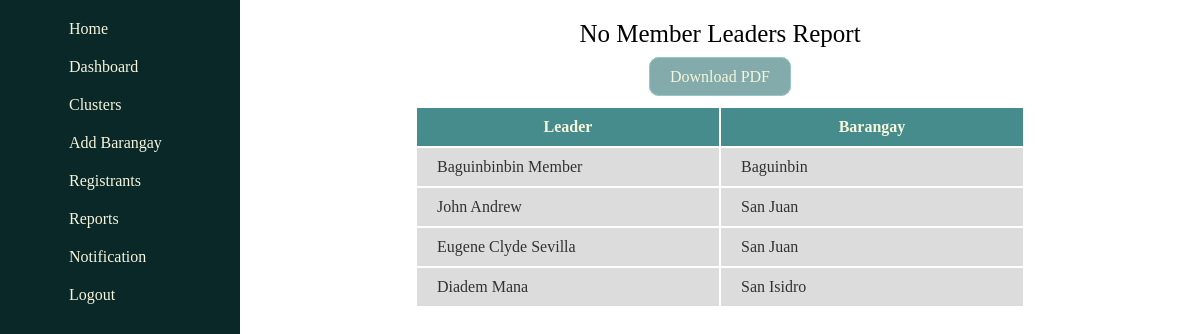
/report/leaders/member/None/ (signed in), run on the app's committed database.
### management/models.py (models this page shows, shortened)
class Cluster(models.Model):
    leader = models.ForeignKey(Leader, related_name='cluster_leader', on_delete=models.CASCADE)
    members = models.ManyToManyField(Member, related_name='cluster_member')

class Leader(models.Model):
    user = models.ForeignKey(User, related_name='leader_user', on_delete=models.CASCADE) # Added for version 2, 2/9/2024
    name = models.CharField(max_length=255)
    gender = models.ForeignKey(Gender, related_name='leader_gender', on_delete=models.CASCADE)
    age = models.IntegerField()
    brgy = models.ForeignKey(Barangay, related_name='leader_brgy', on_delete=models.CASCADE)
    sitio = models.ForeignKey(Sitio, related_name='leader_sitio', on_delete=models.CASCADE, null=True, blank=True)
    date_registered = models.DateTimeField(auto_now_add=True)
    image = models.ImageField(null=True, blank=True, upload_to="images/")
    def __str__(self):
        return self.name

class Barangay(models.Model):
    brgy_name = models.CharField(max_length=255)
    brgy_voter_population = models.IntegerField(blank=True, null=True)
    lat = models.FloatField(blank=True, null=True)
    long = models.FloatField(blank=True, null=True)
    def __str__(self):
        return self.brgy_name
    class Meta:
        ordering = ['brgy_name']

### management/decorators.py (the view)
        def wrapper_func(request, *args, **kwargs):
            groups = request.user.groups.all().values_list('name', flat=True)
            if any(group in allowed_roles for group in groups) or 'Admin' in groups:
                return view_func(request, *args, **kwargs)
            else:
                rendered_template = render(request, 'forbidden_template.html', {'variable': 'value'})
                response = HttpResponseForbidden(rendered_template)
                return response

### management/views.py (called while the page is built)
@login_required(login_url='login')
@allowed_users(allowed_roles=['Admin'])
def no_members_leader(request):
    no_members = Cluster.objects.filter(members=None)
    return render(request, 'no_member_leaders.html', {
        'no_members': no_members,
    })

### management/templates/no_member_leaders.html
{% extends 'base.html' %}
{% load static %}
{% block content %}
    <section class="no-member-leaders-utmost-container-section">
        <div class="no-member-leaders-title-header-div">
            No Member Leaders Report
        </div>
        <div class="no-member-leaders-download-pdf-container-div">
            <a class="no-member-download-pdf" href="{% url 'no-member-leader-pdf' %}">Download PDF</a>
        </div>
        <div class="no-member-leaders-table-container-div">
            <table class="no-member-leaders-table">
                <tr class="no-member-leaders-table-row">
                    <th class="no-member-leaders-table-head">Leader</th>
                    <th class="no-member-leaders-table-head">Barangay</th>
                </tr>
                {% for leaders in no_members %}
                    <tr class="no-member-leaders-table-row">
                        <td class="no-member-leaders-table-data">
                            <a class="no-member-leaders-table-link"
                               href="{% url 'cluster' leaders.leader.name leaders.leader.user %}">
                                {{ leaders.leader }}
                            </a>
                        </td>
                        <td class="no-member-leaders-table-data">
                            <a class="no-member-leaders-table-link"
                               href="{% url 'member-brgy' leaders.leader.brgy %}">{{ leaders.leader.brgy }}
                            </a>
                        </td>
                    </tr>
                {% endfor %}
            </table>
        </div>
    </section>
{% endblock %}

### management/static/styles.css (style rules this page uses)
html { scroll-behavior:smooth; }
body { margin: 0px; }

### management/static/leader-no-members.css (style rules this page uses)
.no-member-leaders-table { font-family: 'Montserrat'; }
.no-member-leaders-table-head { background-color: rgb(70, 140, 140); width: 300px; padding-top: 10px; padding-bottom: 10px; color: beige; }
.no-member-leaders-table-data { background-color: rgb(220, 220, 220); padding-left: 20px; padding-top: 10px; padding-bottom: 10px; }
.no-member-leaders-table-link { color: rgb(50, 50, 50); text-decoration: none; }
.no-member-leaders-table-container-div { margin: auto; width: fit-content; }
.no-member-leaders-title-header-div { text-align: center; font-family: 'Montserrat'; font-size: 25px; margin: 20px; }
.no-member-leaders-download-pdf-container-div { text-align: center; margin:20px; }
.no-member-download-pdf { background-color: rgba(100, 150, 150, 0.8); font-family: 'Montserrat'; color: beige; text-decoration: none; padding-top:10px; padding-bottom: 10px; padding-right: 20px; padding-left: 20px; border-radius: 10px; border: solid 1px rgb(150, 200, 200); }

### data on the page
Cluster: leader "Baguinbinbin Member", leader.brgy "Baguinbin"
Cluster: leader "John Andrew", leader.brgy "San Juan"
Cluster: leader "Eugene Clyde Sevilla", leader.brgy "San Juan"
Cluster: leader "Diadem Mana", leader.brgy "San Isidro"
